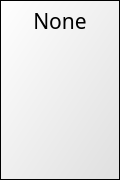
<?xml version="1.0" encoding="UTF-8"?>
<ui version="4.0">
 <class>Form</class>
 <widget class="QWidget" name="Form">
  <property name="geometry">
   <rect>
    <x>0</x>
    <y>0</y>
    <width>120</width>
    <height>180</height>
   </rect>
  </property>
  <property name="minimumSize">
   <size>
    <width>60</width>
    <height>130</height>
   </size>
  </property>
  <property name="maximumSize">
   <size>
    <width>120</width>
    <height>180</height>
   </size>
  </property>
  <property name="sizeIncrement">
   <size>
    <width>2</width>
    <height>4</height>
   </size>
  </property>
  <property name="baseSize">
   <size>
    <width>150</width>
    <height>225</height>
   </size>
  </property>
  <property name="windowTitle">
   <string>Form</string>
  </property>
  <property name="autoFillBackground">
   <bool>false</bool>
  </property>
  <property name="styleSheet">
   <string notr="true">.QFrame{
	background-color: qradialgradient(spread:pad, cx:0.5, cy:0.5, radius:2, fx:0.5, fy:0.5, stop:0 rgba(255, 255, 255, 255), stop:1 rgba(191, 191, 191, 255));
}</string>
  </property>
  <layout class="QVBoxLayout" name="verticalLayout">
   <property name="spacing">
    <number>0</number>
   </property>
   <property name="leftMargin">
    <number>0</number>
   </property>
   <property name="topMargin">
    <number>0</number>
   </property>
   <property name="rightMargin">
    <number>0</number>
   </property>
   <property name="bottomMargin">
    <number>0</number>
   </property>
   <item>
    <widget class="QFrame" name="frame">
     <property name="minimumSize">
      <size>
       <width>60</width>
       <height>120</height>
      </size>
     </property>
     <property name="styleSheet">
      <string notr="true">#frame
{
	
	background-color: qlineargradient(spread:pad, x1:0, y1:0, x2:1, y2:1, stop:0 rgba(255, 255, 255, 255), stop:1 rgba(223, 223, 223, 255));
}</string>
     </property>
     <property name="frameShape">
      <enum>QFrame::Box</enum>
     </property>
     <property name="frameShadow">
      <enum>QFrame::Plain</enum>
     </property>
     <property name="lineWidth">
      <number>1</number>
     </property>
     <property name="midLineWidth">
      <number>0</number>
     </property>
     <layout class="QVBoxLayout" name="verticalLayout_2">
      <property name="spacing">
       <number>0</number>
      </property>
      <property name="leftMargin">
       <number>0</number>
      </property>
      <property name="topMargin">
       <number>0</number>
      </property>
      <property name="rightMargin">
       <number>0</number>
      </property>
      <property name="bottomMargin">
       <number>0</number>
      </property>
      <item>
       <widget class="QLabel" name="Grade">
        <property name="sizePolicy">
         <sizepolicy hsizetype="Preferred" vsizetype="Expanding">
          <horstretch>0</horstretch>
          <verstretch>0</verstretch>
         </sizepolicy>
        </property>
        <property name="maximumSize">
         <size>
          <width>16777215</width>
          <height>40</height>
         </size>
        </property>
        <property name="font">
         <font>
          <family>Engravers MT</family>
          <pointsize>16</pointsize>
         </font>
        </property>
        <property name="text">
         <string>None</string>
        </property>
        <property name="alignment">
         <set>Qt::AlignCenter</set>
        </property>
       </widget>
      </item>
      <item>
       <widget class="QLabel" name="Img">
        <property name="sizePolicy">
         <sizepolicy hsizetype="Minimum" vsizetype="MinimumExpanding">
          <horstretch>0</horstretch>
          <verstretch>0</verstretch>
         </sizepolicy>
        </property>
        <property name="text">
         <string/>
        </property>
        <property name="alignment">
         <set>Qt::AlignCenter</set>
        </property>
       </widget>
      </item>
     </layout>
    </widget>
   </item>
  </layout>
 </widget>
 <resources/>
 <connections/>
</ui>
